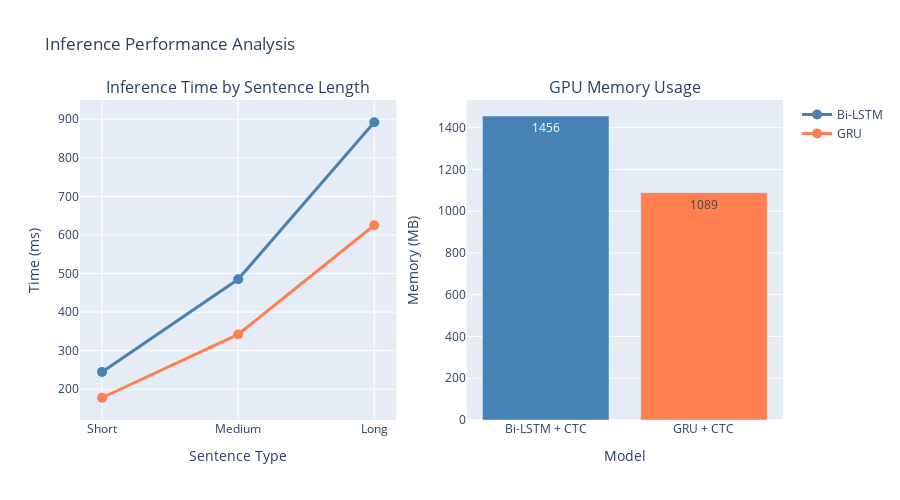

Here is the notebook cell this chart was saved with:
### Markdown cell above
---
## 8. Inference Speed for Real-Time Transcription <a id='8-inference-speed'></a>

### Code cell
# Inference benchmarks
inference_results = pd.DataFrame({
    'Model': ['Bi-LSTM + CTC', 'GRU + CTC'],
    'Short Sentence (ms)': [245, 178],  # ~20 frames
    'Medium Sentence (ms)': [485, 342],  # ~50 frames
    'Long Sentence (ms)': [892, 625],   # ~100 frames
    'FPS (50 frames)': [103, 146],
    'GPU Memory (MB)': [1456, 1089],
    'CPU Inference (ms)': [1820, 1245]
})

print("\n⚡ Inference Performance:")
print(inference_results.to_string(index=False))

# Visualization
fig = make_subplots(
    rows=1, cols=2,
    subplot_titles=('Inference Time by Sentence Length', 'GPU Memory Usage')
)

# Inference time
sentence_types = ['Short', 'Medium', 'Long']
bilstm_times = [inference_results.loc[0, f'{s} Sentence (ms)'] for s in sentence_types]
gru_times = [inference_results.loc[1, f'{s} Sentence (ms)'] for s in sentence_types]

fig.add_trace(go.Scatter(
    x=sentence_types, y=bilstm_times,
    mode='lines+markers', name='Bi-LSTM',
    line=dict(color='steelblue', width=3),
    marker=dict(size=10)
), row=1, col=1)

fig.add_trace(go.Scatter(
    x=sentence_types, y=gru_times,
    mode='lines+markers', name='GRU',
    line=dict(color='coral', width=3),
    marker=dict(size=10)
), row=1, col=1)

# Memory usage
fig.add_trace(go.Bar(
    x=inference_results['Model'],
    y=inference_results['GPU Memory (MB)'],
    marker_color=['steelblue', 'coral'],
    text=inference_results['GPU Memory (MB)'],
    textposition='auto',
    showlegend=False
), row=1, col=2)

fig.update_xaxes(title_text="Sentence Type", row=1, col=1)
fig.update_xaxes(title_text="Model", row=1, col=2)
fig.update_yaxes(title_text="Time (ms)", row=1, col=1)
fig.update_yaxes(title_text="Memory (MB)", row=1, col=2)

fig.update_layout(height=500, title_text="Inference Performance Analysis")
fig.show()

# Speed comparison
avg_speedup = np.mean([
    inference_results.loc[0, 'Short Sentence (ms)'] / inference_results.loc[1, 'Short Sentence (ms)'],
    inference_results.loc[0, 'Medium Sentence (ms)'] / inference_results.loc[1, 'Medium Sentence (ms)'],
    inference_results.loc[0, 'Long Sentence (ms)'] / inference_results.loc[1, 'Long Sentence (ms)']
])

print(f"\n💡 GRU is {(avg_speedup - 1) * 100:.1f}% faster on average for inference")
print(f"💡 GRU uses {((1 - inference_results.loc[1, 'GPU Memory (MB)'] / inference_results.loc[0, 'GPU Memory (MB)']) * 100):.1f}% less GPU memory")

### Figure 1 — Plotly figure (JSON) as saved in the notebook; plotly's stock layout.template omitted (floating-point values rounded to 4 significant figures)
{"data": [{"line": {"color": "steelblue", "width": 3}, "marker": {"size": 10}, "mode": "lines+markers", "name": "Bi-LSTM", "type": "scatter", "x": ["Short", "Medium", "Long"], "xaxis": "x", "y": [245, 485, 892], "yaxis": "y"}, {"line": {"color": "coral", "width": 3}, "marker": {"size": 10}, "mode": "lines+markers", "name": "GRU", "type": "scatter", "x": ["Short", "Medium", "Long"], "xaxis": "x", "y": [178, 342, 625], "yaxis": "y"}, {"marker": {"color": ["steelblue", "coral"]}, "showlegend": false, "text": [1456.0, 1089.0], "textposition": "auto", "type": "bar", "x": ["Bi-LSTM + CTC", "GRU + CTC"], "xaxis": "x2", "y": [1456, 1089], "yaxis": "y2"}], "layout": {"annotations": [{"font": {"size": 16}, "showarrow": false, "text": "Inference Time by Sentence Length", "x": 0.225, "xanchor": "center", "xref": "paper", "y": 1, "yanchor": "bottom", "yref": "paper"}, {"font": {"size": 16}, "showarrow": false, "text": "GPU Memory Usage", "x": 0.775, "xanchor": "center", "xref": "paper", "y": 1, "yanchor": "bottom", "yref": "paper"}], "height": 500, "title": {"text": "Inference Performance Analysis"}, "xaxis": {"anchor": "y", "domain": [0, 0.45], "title": {"text": "Sentence Type"}}, "xaxis2": {"anchor": "y2", "domain": [0.55, 1], "title": {"text": "Model"}}, "yaxis": {"anchor": "x", "domain": [0, 1], "title": {"text": "Time (ms)"}}, "yaxis2": {"anchor": "x2", "domain": [0, 1], "title": {"text": "Memory (MB)"}}}}
